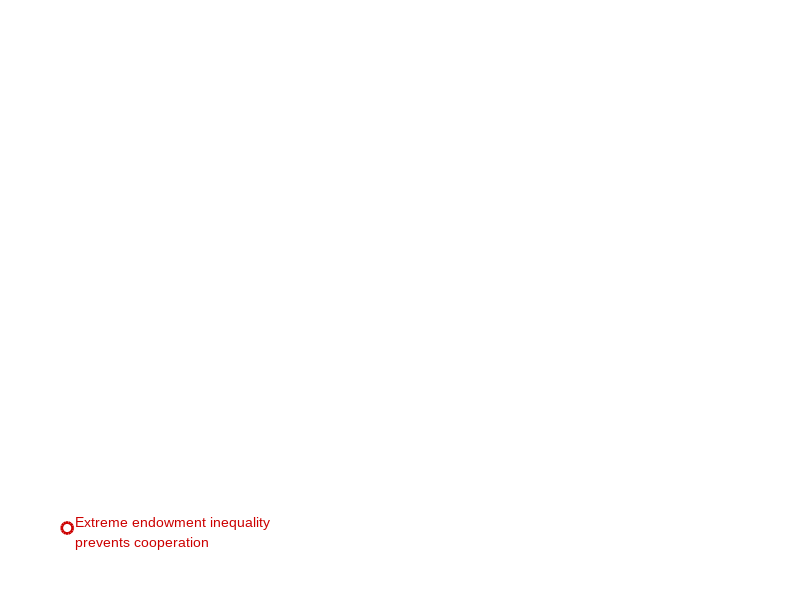

Recreate this plot in MATLAB. (Note: this script raises an error after producing the figure.)
% You must change input file address every time you want to use this code
% on line 67.
function[sum_pay]= MakeIllustrationNE();

%% Fixing the Parameters
global lw ms fsA fsL fsH fsT fname le bo wi he dx dy col wi2 he2 dx2 b_factor

b_factor = 8/3;
lw=3; ms=10; fsT=10; fsA=12; fsL=12; fsH=16; fname='Arial'; 
le=0.076; bo=b_factor*0.105; wi=0.165; he=wi*b_factor*90/60; wi2=wi*0.9; he2=he*0.9; dx2=wi*0.05; dx=0.07; dy=b_factor*0.4; % change dy from 0.365 to 0.55
col=[0 0.447 0.741;
    0.85 0.325 0.098;
    0.494 0.184 0.556;
    0.929 0.694 0.125;
    0.466 0.674 0.188];

%% Plotting the general graphical structure 
figure('Position',[300,300,1200,800 / b_factor]); % 300 - 300 - 1200 - 750 
ax1=axes('Position',[le-0.35*dx 0 3*wi+3*dx 1]); hold on
axis([-0.01 1.01 0 1]); dxf=(wi+dx*0.4)/(3*wi+2*dx); delf=0.27*dx/(3*wi+2*dx);
grey1=242/256*ones(1,3);  
blue1=[79,129,189]/256; 
y1=0.005; y2=0.37; lwP=2;%change y2 from 0.735 to 0.94!
rd=0.01; t1=pi:0.01:3*pi/2; t2=3*pi/2:0.01:2*pi; t3=0:0.01:pi/2; t4=pi/2:0.01:pi; 
bxx=[rd+rd*cos(t1),dxf-rd+rd*cos(t2),dxf-rd+rd*cos(t3),rd+rd*cos(t4)]; 
bxy=[y1+rd+rd*sin(t1),y1+rd+rd*sin(t2),y2-rd+rd*sin(t3),y2-rd+rd*sin(t4)]; 
%fill(bxx,bxy,grey1,'EdgeColor',blue1,'LineWidth',lwP);
%fill(bxx+dxf+delf,bxy,grey1,'EdgeColor',blue1,'LineWidth',lwP);
%fill(bxx+2*(dxf+delf),bxy,grey1,'EdgeColor',blue1,'LineWidth',lwP);

%fill(bxx+3*(dxf+delf),bxy,grey1,'EdgeColor',blue1,'LineWidth',lwP);

% y1=0.76; y2=0.94; lwP=2;
% rd=0.01; t1=pi:0.01:3*pi/2; t2=3*pi/2:0.01:2*pi; t3=0:0.01:pi/2; t4=pi/2:0.01:pi; 
% bxx=[rd+rd*cos(t1),dxf-rd+rd*cos(t2),dxf-rd+rd*cos(t3),rd+rd*cos(t4)]; 
% bxy=[y1+rd+rd*sin(t1),y1+rd+rd*sin(t2),y2-rd+rd*sin(t3),y2-rd+rd*sin(t4)]; 
% fill(bxx,bxy,grey1,'EdgeColor',blue1,'LineWidth',lwP);
% fill(bxx+dxf+delf,bxy,grey1,'EdgeColor',blue1,'LineWidth',lwP);
% fill(bxx+2*(dxf+delf),bxy,grey1,'EdgeColor',blue1,'LineWidth',lwP);

%fill(bxx+3*(dxf+delf),bxy,grey1,'EdgeColor',blue1,'LineWidth',lwP);

S1=[0.065-0.028 0.120]; red=[0.8 0 0];  msS=8; lwS=2;
plot(S1(1),S1(2),'o','Color',red,'MarkerSize',msS,'LineWidth',lwS); 
text(S1(1)+0.015,S1(2)-0.0075,{'Extreme endowment inequality','prevents cooperation '},'Color',red,...
    'FontName',fname,'FontSize',fsT,'VerticalAlignment','middle'); 
% S2=S1+[2*(wi+dx) 0]; 
% plot(S2(1),S2(2),'o','MarkerSize',msS,'LineWidth',lwS,'Color',col(3,:));
% plot(S2(1),S2(2),'x','MarkerSize',msS,'Color',col(3,:));
% text(S2(1)+0.015,S2(2)-0.0075,{'Complete endowment equality','prevents cooperation '},'Color',col(3,:),...
%     'FontName',fname,'FontSize',fsT,'VerticalAlignment','middle'); 


he1=0.03; wi1=3*wi+3*dx; k=wi1;
rd=0.006; t=0:0.01:2*pi; red=[0.8 0 0];  msS=8; 
axis off

% PlotGameSetup(1,'a'); 
% PlotGameSetup(2,'b'); 
% PlotGameSetup(3,'c'); 

%% Plotting the static predictions
delta1=0.8; delta2=0.3; delta3=0.35;
%Input_file = 'Inputs/InputDataXsetSize3_11.mat';
%Input_file = 'Inputs/InputDataXsetSize3and2_10.mat';
Input_file = 'Inputs/InputDataXsetSize2_24_2_SigmoidThreshold_OneEighth_NewDefOfOverallCoop.mat';
%Input_file = 'Inputs/InputData_exact_Fig2_1MnGen.mat';
%Input_file = 'Inputs/InputDataXsetSize3_29_SigmoidThreshold_3.mat';
%Input_file = 'Inputs/InputDataXsetSize3_22_Prime_SigmoidThreshold_1_NewDefOfOverallCoop_TwoTimesMoreGen.mat';
%Input_file = 'InputDataXsetSize3_14_ExactThreshold_1_repeat.mat';

load(Input_file);
%rvec1=[2 2 2]; rvec2=[1.1 1.5 2.9]; 
rvec1 = rvec;
rvec2 = rvec;
%plotEvo2(1,delta1,rvec1,'a',Input_file); 
% plotEvo2(2,delta2,rvec2,'b',Input_file);
% plotEvo2(3,delta3,rvec2,'c',Input_file);
%plotStaticLegend(); 

%% Plotting the evolutionary predictions
delta1=1; delta2=1; delta3=1;

plotEvo(0,delta1,rvec1,'a',Input_file); 
plotEvo(1,delta1,rvec1,'b',Input_file); 
plotEvo(2,delta2,rvec2,'c',Input_file);
plotEvo(3,delta2,rvec2,'d',Input_file);

end


function PlotGameSetup(nr,lett); 
global lw ms fsA fsL fsH fsT fname le bo wi he dx dy col

ax1=axes('Position',[le+(wi+dx)*(nr-1) bo+2*dy wi he]);
axis([-1.05 1.05 -sqrt(3)*0.1 sqrt(3)*1.1]); hold on

if nr==1, head1='Head!'; 
elseif nr==2, head1='Asymmetric and linear'; 
elseif nr==3, head1='Symmetric and nonlinear'; 
end
text(0,1.08,head1,'FontSize',fsA,'FontName',fname,...
    'HorizontalAlignment','center','FontWeight','bold');
text(0,0.9,'public goods game','FontSize',fsA,'FontName',fname,...
        'HorizontalAlignment','center','FontWeight','bold');
axis off
end


function plotEvo(nr,delta,rvec,lett,datafile); 
global lw ms fsA fsT fsL fsH fname le bo wi he dx col wi2 he2 dx2 b_factor

ax1=axes('Position',[le+(wi+dx)*(nr)+dx2 bo wi2 he2]); 
axis([-1.05 1.05 -sqrt(3)*0.1 sqrt(3)*1.1]); hold on
edges=[-1 0; 1 0; 0 sqrt(3)]; 
x1=edges(1,:); x2=edges(2,:); x3=edges(3,:);
%rvec
load(datafile);
sumpi=sum(Pay,2);
% group payoff previously but will changes in next lines
% to Cooperation rates of each player!

if(nr == 1)
    sumpi = Coop(:,1); %Cooperation rates of Player 1!
    for i=1:length(sumpi)
        if (sumpi(i) < 0)
            sumpi(i)=0;
        end
    end
end
if(nr == 2)
    sumpi = Coop(:,2); %Cooperation rates of Player 2!
    for i=1:length(sumpi)
        if (sumpi(i) < 0)
            sumpi(i)=0;
        end
    end
end
if(nr == 3)
    sumpi = Coop(:,3); %Cooperation rates of Player 3!
    for i=1:length(sumpi)
        if (sumpi(i) < 0)
            sumpi(i)=0;
        end
    end
end
%sumpi
PiMax=max(sumpi);
PiMin=min(sumpi);

%sumpi
%PiMin
%PiMax

%rvec
% if nr==1
% text(-1.9,sqrt(3)/2,'Equilibrium analysis','FontSize',fsL,'Color',col(1,:),...
%     'FontName',fname,'Rotation',90,'HorizontalAlignment','center','FontWeight','bold');
% end
if nr==0
text(-1.9,sqrt(3)/2,'Equilibrium analysis','FontSize',fsL,'Color',col(1,:),...
    'FontName',fname,'Rotation',90,'HorizontalAlignment','center','FontWeight','bold');
end


%% Plotting the contour plot
dxx=0.48; dyy=0.45; ss=0.1; epsi=0.03;


%candidates = [1/8, 1/3, 4/9, 1/2]; % set of thresholds to be used for drawing triangles
candidates = [5/9, 3/4, 2/3, 7/8]; % because we should draw four different
% graphs.
%candidates = [0.02 0.1 0.9 0.98];

for i=size(EVec,1):-1:1;
    %EVec(i,:)
    %debug infos to find why we have white areas?!
%     tmp_val = sum(Pay(i,:));
%     sum_pay(i) = tmp_val;
%     if (tmp_val<1.1)
%         EVec(i,:)
%         tmp_val
%         i
%     end
    E1=EVec(i,1:3); E2=(1-epsi)*E1+epsi*(1-E1); 
    e=E2(1)*x1+E2(2)*x2+E2(3)*x3; 
    f1=e(1)+ss*[-dxx dxx dxx-dxx*(E1(1)==0) -dxx+dxx*(E1(2)==0)]; f2=e(2)+ss*[-dyy -dyy dyy dyy]-0.02;

    
    sz_tmp = size(E1);
    nPlayer = sz_tmp(2);
    X_OneMinus = [0 1 1;1 0 1;1 1 0];
    X_Zero = [0 0 0];
    X_One = [1 1 1];
    ProbabilityOfNextRound = 0.8; % delta in Proposition 1 page 9 suppl info
    U_Zero = PayoffCalculator(E1, X_Zero, rvec, candidates(nr + 1));
    U_One = PayoffCalculator(E1, X_One, rvec, candidates(nr + 1));
    U_OneMinus = zeros(nPlayer, nPlayer);
    for i = 1:nPlayer
        U_OneMinus(i,:) = PayoffCalculator(E1, X_OneMinus(i,:), rvec, candidates(nr + 1));
    end
    
    rejected_rules = 0;
    for i = 1:nPlayer
        if ProbabilityOfNextRound * (U_OneMinus(i, i) - U_Zero(i)) < U_OneMinus(i, i) - U_One(i)
            rejected_rules = rejected_rules + 1;
        end
    end
    
    %if rejected_rules == 0
    %    fill(f1,f2,col(1,:),'LineStyle','none'); 
    %end
    %%% drawing for exact symmetric case based on new discoveries 
    symmetric_r = rvec(1);
    if (max(E1) < symmetric_r / nPlayer) && (ProbabilityOfNextRound >= ((1 - ((nPlayer - symmetric_r) / nPlayer) * candidates(nr + 1)) - symmetric_r / nPlayer) / ((1 - ((nPlayer - symmetric_r) / nPlayer) * candidates(nr + 1)) - max(E1)))
        fill(f1,f2,col(1,:),'LineStyle','none');
    end
    %%% end drawing for exact symmetric case based on new discoveries 
    
    
    
%    cl=getcolor(sumpi(i),nr, PiMin, PiMax); 
%     for index=1:4
%         if (f1(index)==-0.236 && f2(index)==0.6382)
%             E1
%         end
%     end
    %[i, cl]
    
    
end

%% Plotting the triangle
plot([edges(:,1); edges(1,1)],[edges(:,2); edges(1,2)],'k','LineWidth',lw); 
plot(edges(:,1),edges(:,2),'ko','MarkerSize',ms,'MarkerFaceColor','k','LineWidth',lw); 
plot(mean(edges(:,1)),mean(edges(:,2)),'kx','MarkerSize',ms,'MarkerFaceColor','k');

%% Labels
dyL=0.26; 
text(-1,2,lett,'FontSize',fsH,'FontName',fname,'FontWeight','bold');
text(x1(1)+0.175,x1(2)-dyL-0.035,{'Full endowment','to player 1'},'FontSize',fsT,...
    'FontName',fname,'HorizontalAlignment','center'); 
text(x2(1)-0.175,x2(2)-dyL-0.035,{'Full endowment','to player 2'},'FontSize',fsT,...
    'FontName',fname,'HorizontalAlignment','center'); 
text(x3(1),x3(2)+dyL+b_factor*0.035,{'Full endowment','to player 3'},'FontSize',fsT,...
    'FontName',fname,'HorizontalAlignment','center'); 
axis off

%% Color legend
%if nr==1 
%    xmax=PiMax; xmin=1; xtl={'1.00','1.25','1.50','1.75'};
%else
%    xmax=PiMax; xmin=1.2; xtl={'1.2','1.6','2.0','2.4'}; 
%end
xmax=PiMax; xmin=PiMin;
if(nr ~= 0)
    xmax = 1;
    xmin = 0;
end
% xtl={round(xmin,2),round(xmin + ((xmax-xmin)/3),2),round(xmax - ((xmax-xmin)/3),2),round(xmax,2)};
% 
% ax2=axes('Position',[le+(wi+dx)*(nr) bo-b_factor*0.055 wi 0.01*b_factor],'XTick',0:1/3:1,...
%     'XTickLabel',xtl,'FontSize',fsT,'FontName',fname,'YTick',[]); 
% box(ax2,'on'); hold on
% axis([-0.05 1.05 -1 1]); 
% 
% ss=0.01; 
% for x=0:ss:1; 
%     cl=getcolor((1-x)*xmin+x*xmax,nr, PiMin, PiMax);
%     fill(x+ss*[-0.55 0.55 0.55 -0.55],[-0.5 -0.5 0.5 0.5],cl,'LineStyle','none');
% end

if(nr == 0)
    xlabel('Group Payoff','FontSize',fsT,'FontName',fname,'Position',[0.5,-6]);
end
if(nr == 1)
    xlabel('Player 1 Contributions','FontSize',fsT,'FontName',fname,'Position',[0.5,-6]);
end
if(nr == 2)
    xlabel('Player 2 Contributions','FontSize',fsT,'FontName',fname,'Position',[0.5,-6]);
end
if(nr == 3)
    xlabel('Player 3 Contributions','FontSize',fsT,'FontName',fname,'Position',[0.5,-6]);
end
%% Plotting the symbols for no cooperation 
 laS=0.86; rd=0.06; t=0:0.01:2*pi; red=[0.8 0 0]; msS=8; lwS=2;
 S1=laS*x1+(1-laS)/2*(x2+x3); S2=laS*x2+(1-laS)/2*(x1+x3); S3=laS*x3+(1-laS)/2*(x2+x1); 
 plot(S1(1),S1(2),'o','Color',red,'MarkerSize',msS,'LineWidth',lwS); 
 plot(S2(1),S2(2),'o','Color',red,'MarkerSize',msS,'LineWidth',lwS);
 plot(S3(1),S3(2),'o','Color',red,'MarkerSize',msS,'LineWidth',lwS);
 plot(mean(edges(:,1)),mean(edges(:,2)),'kx','MarkerSize',ms,'MarkerFaceColor','k');
 %if nr>1, plot(mean(edges(:,1)),mean(edges(:,2)),'o','MarkerSize',msS,'LineWidth',lwS,...
 %        'Color',col(3,:),'MarkerFaceColor','w'); 
 %    plot(mean(edges(:,1)),mean(edges(:,2)),'x','MarkerSize',msS,'Color',col(3,:));
 %end

%% Labels
% text(-1,2,lett,'FontSize',fsH,'FontName',fname,'FontWeight','bold');
% dyL=0.26;
% text(x1(1)+0.175,x1(2)-dyL,{'Full endowment','to player 3'},'FontSize',fsT,...
%     'FontName',fname,'HorizontalAlignment','center'); 
% text(x2(1)-0.175,x2(2)-dyL,{'Full endowment','to player 2'},'FontSize',fsT,...
%     'FontName',fname,'HorizontalAlignment','center'); 
% text(x3(1),x3(2)+dyL+0.035,{'Full endowment','to player 1'},'FontSize',fsT,...
%     'FontName',fname,'HorizontalAlignment','center'); 
%  
text(max(edges(:,1))*0.85,1.1,{'Cooperation','feasible'},'FontSize',fsT,...
         'FontName',fname,'HorizontalAlignment','center','Color',col(1,:));
 fill(max(edges(:,1))*0.85+[-0.1 0.1 0.1 -0.1],[0.73 0.73 0.87 0.87],col(1,:),'LineStyle','none'); 
% 
% axis off


end



function plotEvo2(nr,delta,rvec,lett, datafile);  % Prevously plotStatic!
global lw ms fsA fsT fsL fsH fname le bo wi he dx dy col wi2 he2 dx2

ax1=axes('Position',[le+(wi+dx)*(nr-1)+dx2 bo+dy wi2 he2]); 
axis([-1.05 1.05 -sqrt(3)*0.1 sqrt(3)*1.1]); hold on
edges=[-1 0; 1 0; 0 sqrt(3)]; 
x1=edges(1,:); x2=edges(2,:); x3=edges(3,:);

% if nr==1
% text(-1.9,sqrt(3)/2,'Equilibrium analysis','FontSize',fsL,'Color',col(1,:),...
%     'FontName',fname,'Rotation',90,'HorizontalAlignment','center','FontWeight','bold');
% end
fill([edges(:,1); edges(1,1)],[edges(:,2); edges(1,2)],'w','LineWidth',lw,'EdgeColor','k'); 


% Copy plotEvo code part to edit here:

load(datafile);
sumpi=sum(Pay,2);
if(nr == 2)
    sumpi = Coop(:,1); %Cooperation rates of Player 1!
    for i=1:length(sumpi)
        if (sumpi(i) < 0)
            sumpi(i)=0;
        end
    end
end
if(nr == 3)
    sumpi = Coop(:,2); %Cooperation rates of Player 2!
    for i=1:length(sumpi)
        if (sumpi(i) < 0)
            sumpi(i)=0;
        end
    end
end

PiMax=max(sumpi);
PiMin=min(sumpi);

if nr==1
    text(-1.9,sqrt(3)/2,'Equilibrium analysis','FontSize',fsL,'Color',col(1,:),...
     'FontName',fname,'Rotation',90,'HorizontalAlignment','center','FontWeight','bold');
end

%% Plotting the contour plot
dxx=0.48; dyy=0.45; ss=0.1; epsi=0.03;



for i=size(EVec,1):-1:1;

    E1=EVec(i,1:3); E2=(1-epsi)*E1+epsi*(1-E1); 
    e=E2(1)*x1+E2(2)*x2+E2(3)*x3; 
    f1=e(1)+ss*[-dxx dxx dxx-dxx*(E1(1)==0) -dxx+dxx*(E1(2)==0)]; f2=e(2)+ss*[-dyy -dyy dyy dyy]-0.02;
    cl=getcolor(sumpi(i),nr, PiMin, PiMax); 
    
    fill(f1,f2,cl,'LineStyle','none'); 
    
end

%% Plotting the triangle
plot([edges(:,1); edges(1,1)],[edges(:,2); edges(1,2)],'k','LineWidth',lw); 
plot(edges(:,1),edges(:,2),'ko','MarkerSize',ms,'MarkerFaceColor','k','LineWidth',lw); 
plot(mean(edges(:,1)),mean(edges(:,2)),'kx','MarkerSize',ms,'MarkerFaceColor','k');

%% Labels
dyL=0.26; 
text(-1,2,lett,'FontSize',fsH,'FontName',fname,'FontWeight','bold');
text(x1(1)+0.175,x1(2)-dyL,{'Full endowment','to player 1'},'FontSize',fsT,...
    'FontName',fname,'HorizontalAlignment','center'); 
text(x2(1)-0.175,x2(2)-dyL,{'Full endowment','to player 2'},'FontSize',fsT,...
    'FontName',fname,'HorizontalAlignment','center'); 
text(x3(1),x3(2)+dyL+0.035,{'Full endowment','to player 3'},'FontSize',fsT,...
    'FontName',fname,'HorizontalAlignment','center'); 
axis off

%% Color legend

xmax=PiMax; xmin=PiMin; xtl={round(xmin,2),round(xmin + ((xmax-xmin)/3),2),round(xmax - ((xmax-xmin)/3),2),round(xmax,2)};

ax2=axes('Position',[le+(wi+dx)*(nr-1) (bo+dy)-0.05 wi 0.01],'XTick',0:1/3:1,...
    'XTickLabel',xtl,'FontSize',fsT,'FontName',fname,'YTick',[]); 
box(ax2,'on'); hold on
axis([-0.05 1.05 -1 1]); 

ss=0.01; 
for x=0:ss:1; 
    cl=getcolor((1-x)*xmin+x*xmax,nr, PiMin, PiMax);
    fill(x+ss*[-0.55 0.55 0.55 -0.55],[-0.5 -0.5 0.5 0.5],cl,'LineStyle','none');
end
if(nr == 1)
    xlabel('Group payoff','FontSize',fsT,'FontName',fname,'Position',[0.5,-6]);
end
if(nr == 2)
    xlabel('Player 1 Contributions','FontSize',fsT,'FontName',fname,'Position',[0.5,-6]);
end
if(nr == 3)
    xlabel('Player 2 Contributions','FontSize',fsT,'FontName',fname,'Position',[0.5,-6]);
end


% End copy plotEvo part to edit here! start main code of this part in
% prevous code:

%% Calculating the thresholds for the players' endowments
% if nr==3
%     M1=(x1(1)+x2(1)+x3(1))/3; M2=(x1(2)+x2(2)+x3(2))/3;
%     p1=[7/11 4/11 0]; p2=[5/13 5/13 3/13]; p3=[4/11 7/11 0]; 
%     P1=p1(1)*x1+p1(2)*x2+p1(3)*x3; P2=p2(1)*x1+p2(2)*x2+p2(3)*x3; P3=p3(1)*x1+p3(2)*x2+p3(3)*x3; 
%     fill([P1(1) P2(1) P3(1)],[P1(2) P2(2) P3(2)],col(1,:),'LineStyle','none');
%     %plot([P2(1) M1],[P2(2) M2],'k--','LineWidth',2);
%     
%     p1=[7/11 0 4/11]; p2=[5/13 3/13 5/13]; p3=[4/11 0 7/11]; 
%     P1=p1(1)*x1+p1(2)*x2+p1(3)*x3; P2=p2(1)*x1+p2(2)*x2+p2(3)*x3; P3=p3(1)*x1+p3(2)*x2+p3(3)*x3; 
%     fill([P1(1) P2(1) P3(1)],[P1(2) P2(2) P3(2)],col(1,:),'LineStyle','none');
%     %plot([P2(1) M1],[P2(2) M2],'k--','LineWidth',2);
%     
%     p1=[0 7/11 4/11]; p2=[3/13 5/13 5/13]; p3=[0 4/11 7/11]; 
%     P1=p1(1)*x1+p1(2)*x2+p1(3)*x3; P2=p2(1)*x1+p2(2)*x2+p2(3)*x3; P3=p3(1)*x1+p3(2)*x2+p3(3)*x3; 
%     fill([P1(1) P2(1) P3(1)],[P1(2) P2(2) P3(2)],col(1,:),'LineStyle','none');
%     %plot([P2(1) M1],[P2(2) M2],'k--','LineWidth',2);
%     
%     %text(mean(edges([1,3],1))+0.12,mean(edges([1,3],2)-0.08),{'C. f.'},'FontSize',fsT,...
%     %'FontName',fname,'HorizontalAlignment','center','Color','w');
%     %text(mean(edges([2,3],1))-0.11,mean(edges([2,3],2)-0.08),{'C. f.'},'FontSize',fsT,...
%     %'FontName',fname,'HorizontalAlignment','center','Color','w');
%     %text(mean(edges([1,2],1)),mean(edges([1,2],2)+0.1),{'C. f.'},'FontSize',fsT,...
%     %'FontName',fname,'HorizontalAlignment','center','Color','w');
%    
% elseif nr<3
%     e12=delta*rvec(2)/(3-rvec(1)+delta*rvec(2)),
%     e13=delta*rvec(3)/(3-rvec(1)+delta*rvec(3)),
%     A10=x1; A12=e12*x1+(1-e12)*x2; A13=e13*x1+(1-e13)*x3;
% 
%     e21=delta*rvec(1)/(3-rvec(2)+delta*rvec(1)), 
%     e23=delta*rvec(3)/(3-rvec(2)+delta*rvec(3)), 
%     A20=x2; A21=(1-e21)*x1+e21*x2; A23=e23*x2+(1-e23)*x3;
% 
%     e31=delta*rvec(1)/(3-rvec(3)+delta*rvec(1)),
%     e32=delta*rvec(2)/(3-rvec(3)+delta*rvec(2)),
%     A30=x3; A31=(1-e31)*x1+e31*x3; A32=(1-e32)*x2+e32*x3;
% 
%     if nr==1
%         fill([A12(1),A21(1),A23(1),A32(1),A31(1),A13(1)],[A12(2),A21(2),A23(2),A32(2),A31(2),A13(2)],col(1,:),'LineStyle','none'); 
%     elseif nr==2
%         ka=0.61; A1x=ka*A13+(1-ka)*A12;
%         fill([A1x(1),A23(1),A32(1),A31(1),A13(1)],[A1x(2),A23(2),A32(2),A31(2),A13(2)],col(1,:),'LineStyle','none'); 
%     end
    %fill([A10(1),A12(1),A13(1)],[A10(2),A12(2),A13(2)],'w','LineStyle','none'); 
    %fill([A20(1), A21(1),A23(1)],[A20(2), A21(2),A23(2)],'w','LineStyle','none');
    %fill([A30(1),A31(1),A32(1)], [A30(2),A31(2),A32(2)],'w','LineStyle','none');

    %plot([A12(1),A13(1)],[A12(2),A13(2)],'k--','LineWidth',2);
    %plot([A21(1),A23(1)],[A21(2),A23(2)],'k--','LineWidth',2);
    %plot([A31(1),A32(1)],[A31(2),A32(2)],'k--','LineWidth',2);
%end

%% Plotting the triangle
% plot([edges(:,1); edges(1,1)],[edges(:,2); edges(1,2)],'k','LineWidth',lw); 
% plot(edges(:,1),edges(:,2),'ko','MarkerSize',ms,'MarkerFaceColor','k','LineWidth',lw);  

%% Plotting the symbols for no cooperation 
% laS=0.86; rd=0.06; t=0:0.01:2*pi; red=[0.8 0 0]; msS=8; lwS=2;
% S1=laS*x1+(1-laS)/2*(x2+x3); S2=laS*x2+(1-laS)/2*(x1+x3); S3=laS*x3+(1-laS)/2*(x2+x1); 
% plot(S1(1),S1(2),'o','Color',red,'MarkerSize',msS,'LineWidth',lwS); 
% plot(S2(1),S2(2),'o','Color',red,'MarkerSize',msS,'LineWidth',lwS);
% plot(S3(1),S3(2),'o','Color',red,'MarkerSize',msS,'LineWidth',lwS);
% plot(mean(edges(:,1)),mean(edges(:,2)),'kx','MarkerSize',ms,'MarkerFaceColor','k');
% if nr>1, plot(mean(edges(:,1)),mean(edges(:,2)),'o','MarkerSize',msS,'LineWidth',lwS,...
%         'Color',col(3,:),'MarkerFaceColor','w'); 
%     plot(mean(edges(:,1)),mean(edges(:,2)),'x','MarkerSize',msS,'Color',col(3,:));
% end


%% Labels
% text(-1,2,lett,'FontSize',fsH,'FontName',fname,'FontWeight','bold');
% dyL=0.26;
% text(x1(1)+0.175,x1(2)-dyL,{'Full endowment','to player 3'},'FontSize',fsT,...
%     'FontName',fname,'HorizontalAlignment','center'); 
% text(x2(1)-0.175,x2(2)-dyL,{'Full endowment','to player 2'},'FontSize',fsT,...
%     'FontName',fname,'HorizontalAlignment','center'); 
% text(x3(1),x3(2)+dyL+0.035,{'Full endowment','to player 1'},'FontSize',fsT,...
%     'FontName',fname,'HorizontalAlignment','center'); 
%  
% text(max(edges(:,1))*0.85,1.1,{'Cooperation','feasible'},'FontSize',fsT,...
%         'FontName',fname,'HorizontalAlignment','center','Color',col(1,:));
% fill(max(edges(:,1))*0.85+[-0.1 0.1 0.1 -0.1],[0.73 0.73 0.87 0.87],col(1,:),'LineStyle','none'); 
% 
% axis off
end




function cl=getcolor(pi,nr, PiMin, PiMax); 
global col
%PiMin=1;

if(nr ~= 0) % I am not sure that it was a correct way!
    PiMin = PiMin + 1;
    PiMax = PiMax + 1;
    PiMax = 2;
    pi = pi + 1;
end

%if nr==1 
%    PiMax=1.75; 
%elseif nr==2
%    PiMax=2.4;  
%elseif nr==3
%    PiMax=2.4;
%end
% or we can use 3 instead of PiMax to compare better all examples!
x=(log(pi)-log(PiMin))^2/(log(PiMax)-log(PiMin))^2;
cl=x*col(5,:)+(1-x)*[1 1 1]; 
end